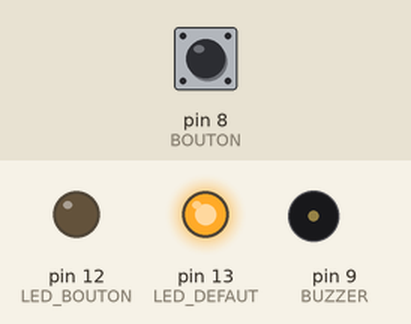
Simulated run of this sketch. Board: Arduino Uno, built with avr-gcc and run on an emulated ATmega328P. Parts: output pins drawn as LEDs (lit = HIGH), buzzer (waves = sounding, pin HIGH). Inputs (shaded band) come from the test bench; at power-on: pin 8 (BOUTON) HIGH.

Above: at 1.2 s.
1.3 s: pin 8 (BOUTON) pulled LOW for 1 s
At 1.39 s:
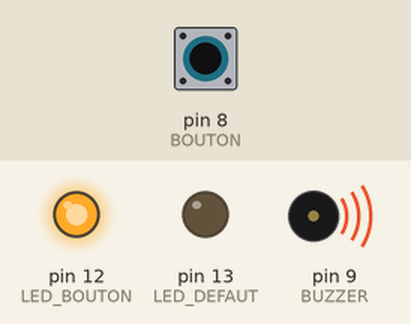
4.3 s: pin 8 (BOUTON) pulled LOW for 3.2 s
At 8.1 s:
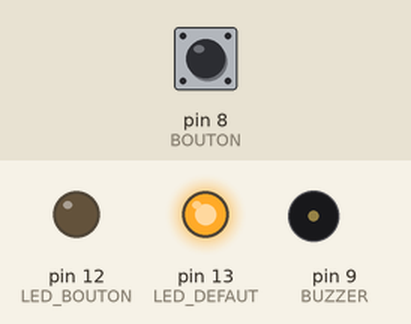
Timing chart, 0 to 9.6 s (numbered marks = the images above; inputs shaded):
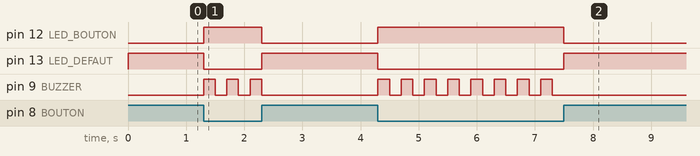

Measured:
- after the input at 1.3 s, pin 12 (LED_BOUTON): LOW → HIGH at once, → LOW 1.0 s later; pin 13 (LED_DEFAUT): HIGH → LOW at once, → HIGH 1.0 s later; pin 9 (BUZZER): alternates HIGH for 0.20 s and LOW for 0.20 s, 6 changes in all, then stays LOW, starting at once
- after the input at 4.3 s, pin 12 (LED_BOUTON): LOW → HIGH at once, → LOW 3.2 s later; pin 13 (LED_DEFAUT): HIGH → LOW at once, → HIGH 3.2 s later; pin 9 (BUZZER): alternates HIGH for 0.20 s and LOW for 0.20 s, 16 changes in all, then stays LOW, starting at once

The sketch:

Projet01_apr21a_.ino
```cpp
const int LED_DEFAUT = 13;
const int LED_BOUTON = 12;
const int BOUTON = 8;
const int BUZZER = 9;

unsigned long dernierChangementBuzzer = 0;
int etatBuzzer = LOW;
bool cycleBuzzerActif = false;

void setup() {
  pinMode(LED_DEFAUT, OUTPUT);
  pinMode(LED_BOUTON, OUTPUT);
  pinMode(BOUTON, INPUT_PULLUP);
  pinMode(BUZZER, OUTPUT);


  digitalWrite(LED_DEFAUT, HIGH);
  digitalWrite(LED_BOUTON, LOW);
  digitalWrite(BUZZER, LOW);
}

void loop() {
  int etatBouton = digitalRead(BOUTON);

  if (etatBouton == LOW) {

    digitalWrite(LED_DEFAUT, LOW);
    digitalWrite(LED_BOUTON, HIGH);

    if (!cycleBuzzerActif) {
      cycleBuzzerActif = true;
      etatBuzzer = HIGH;
      digitalWrite(BUZZER, HIGH);
      dernierChangementBuzzer = millis();
    }

    if (cycleBuzzerActif) {
      unsigned long tempsEcoule = millis() - dernierChangementBuzzer;

      if (tempsEcoule >= 200) {

        etatBuzzer = !etatBuzzer;
        digitalWrite(BUZZER, etatBuzzer);
        dernierChangementBuzzer = millis();
      }
    }
  }
  else {
    digitalWrite(LED_DEFAUT, HIGH);
    digitalWrite(LED_BOUTON, LOW);
    digitalWrite(BUZZER, LOW);
    cycleBuzzerActif = false;
    etatBuzzer = LOW;
  }
}
```
